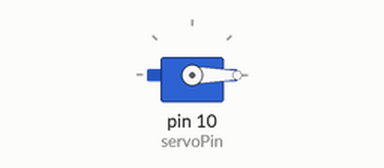
Simulated run of this sketch. Board: Arduino Uno, built with avr-gcc and run on an emulated ATmega328P. Parts: servo.

Above: at 0.05 s.
At 4.0 s:
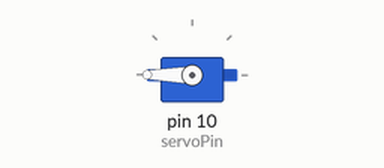
At 6.0 s:
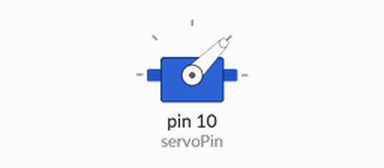
At 8.0 s:
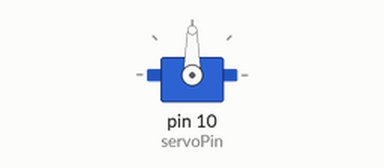
Timing chart, 0 to 10.4 s (numbered marks = the images above):
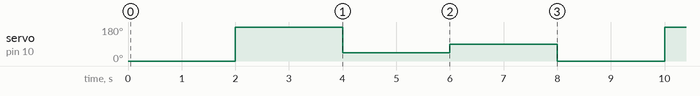

The sketch:

4_uso_de_servo_opcionA.ino
```cpp
#include <Servo.h>
const int servoPin = 10;
Servo servo1;

void setup() {
  servo1.attach(servoPin);
}

void loop() {
  servo1.write(0);
  delay(2000);
  servo1.write(180);
  delay(2000);
  servo1.write(45);
  delay(2000);
  servo1.write(90);
  delay(2000);
}
```

Measured:
- by itself, servo on pin 10 (servoPin): repeats every 8.0 s: 45° 2.0 s, 90° 2.0 s, 0° 2.0 s, 180° 2.0 s
